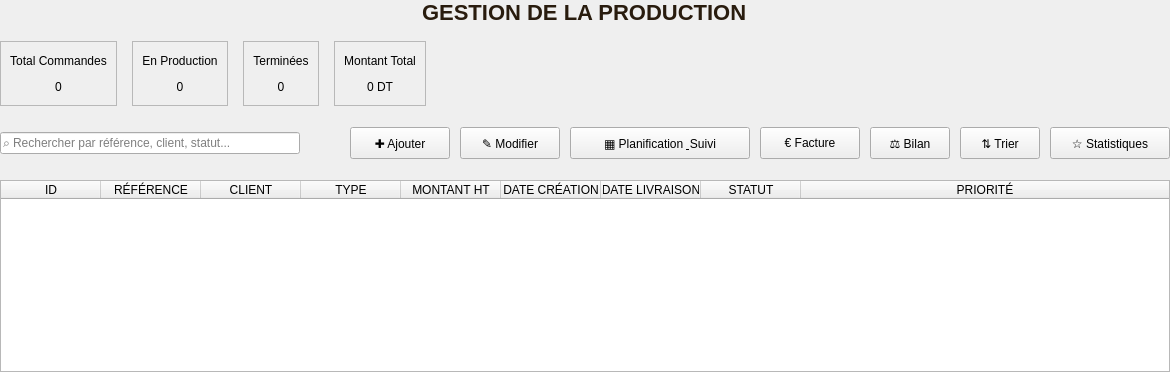
            <widget class="QWidget" name="productionPage">
             <layout class="QVBoxLayout" name="verticalLayout_production">
              <property name="spacing">
               <number>16</number>
              </property>
              <property name="leftMargin">
               <number>0</number>
              </property>
              <property name="topMargin">
               <number>0</number>
              </property>
              <property name="rightMargin">
               <number>0</number>
              </property>
              <property name="bottomMargin">
               <number>0</number>
              </property>
              <item alignment="Qt::AlignmentFlag::AlignHCenter">
               <widget class="QLabel" name="productionTitle">
                <property name="styleSheet">
                 <string notr="true">color: #291C0E; font-family: 'Times New Roman', serif; font-size: 22px; font-weight: bold;</string>
                </property>
                <property name="text">
                 <string>GESTION DE LA PRODUCTION</string>
                </property>
               </widget>
              </item>
              <item>
               <widget class="QWidget" name="productionStatsContainer" native="true">
                <property name="minimumSize">
                 <size>
                  <width>0</width>
                  <height>65</height>
                 </size>
                </property>
                <property name="maximumSize">
                 <size>
                  <width>16777215</width>
                  <height>65</height>
                 </size>
                </property>
                <layout class="QHBoxLayout" name="horizontalLayout_productionStats">
                 <property name="spacing">
                  <number>15</number>
                 </property>
                 <property name="leftMargin">
                  <number>0</number>
                 </property>
                 <property name="topMargin">
                  <number>0</number>
                 </property>
                 <property name="rightMargin">
                  <number>0</number>
                 </property>
                 <property name="bottomMargin">
                  <number>0</number>
                 </property>
                 <item>
                  <widget class="QFrame" name="statsCardProduction1">
                   <property name="frameShape">
                    <enum>QFrame::Shape::StyledPanel</enum>
                   </property>
                   <layout class="QVBoxLayout" name="verticalLayout_statsProduction1">
                    <item>
                     <widget class="QLabel" name="statsLabelProduction1">
                      <property name="text">
                       <string>Total Commandes</string>
                      </property>
                      <property name="alignment">
                       <set>Qt::AlignmentFlag::AlignCenter</set>
                      </property>
                     </widget>
                    </item>
                    <item>
                     <widget class="QLabel" name="statsValueProduction1">
                      <property name="text">
                       <string>0</string>
                      </property>
                      <property name="alignment">
                       <set>Qt::AlignmentFlag::AlignCenter</set>
                      </property>
                     </widget>
                    </item>
                   </layout>
                  </widget>
                 </item>
                 <item>
                  <widget class="QFrame" name="statsCardProduction2">
                   <property name="frameShape">
                    <enum>QFrame::Shape::StyledPanel</enum>
                   </property>
                   <layout class="QVBoxLayout" name="verticalLayout_statsProduction2">
                    <item>
                     <widget class="QLabel" name="statsLabelProduction2">
                      <property name="text">
                       <string>En Production</string>
                      </property>
                      <property name="alignment">
                       <set>Qt::AlignmentFlag::AlignCenter</set>
                      </property>
                     </widget>
                    </item>
                    <item>
                     <widget class="QLabel" name="statsValueProduction2">
                      <property name="text">
                       <string>0</string>
                      </property>
                      <property name="alignment">
                       <set>Qt::AlignmentFlag::AlignCenter</set>
                      </property>
                     </widget>
                    </item>
                   </layout>
                  </widget>
                 </item>
                 <item>
                  <widget class="QFrame" name="statsCardProduction3">
                   <property name="frameShape">
                    <enum>QFrame::Shape::StyledPanel</enum>
                   </property>
                   <layout class="QVBoxLayout" name="verticalLayout_statsProduction3">
                    <item>
                     <widget class="QLabel" name="statsLabelProduction3">
                      <property name="text">
                       <string>Terminées</string>
                      </property>
                      <property name="alignment">
                       <set>Qt::AlignmentFlag::AlignCenter</set>
                      </property>
                     </widget>
                    </item>
                    <item>
                     <widget class="QLabel" name="statsValueProduction3">
                      <property name="text">
                       <string>0</string>
                      </property>
                      <property name="alignment">
                       <set>Qt::AlignmentFlag::AlignCenter</set>
                      </property>
                     </widget>
                    </item>
                   </layout>
                  </widget>
                 </item>
                 <item>
                  <widget class="QFrame" name="statsCardProduction4">
                   <property name="frameShape">
                    <enum>QFrame::Shape::StyledPanel</enum>
                   </property>
                   <layout class="QVBoxLayout" name="verticalLayout_statsProduction4">
                    <item>
                     <widget class="QLabel" name="statsLabelProduction4">
                      <property name="text">
                       <string>Montant Total</string>
                      </property>
                      <property name="alignment">
                       <set>Qt::AlignmentFlag::AlignCenter</set>
                      </property>
                     </widget>
                    </item>
                    <item>
                     <widget class="QLabel" name="statsValueProduction4">
                      <property name="text">
                       <string>0 DT</string>
                      </property>
                      <property name="alignment">
                       <set>Qt::AlignmentFlag::AlignCenter</set>
                      </property>
                     </widget>
                    </item>
                   </layout>
                  </widget>
                 </item>
                 <item>
                  <spacer name="horizontalSpacer_statsProduction">
                   <property name="orientation">
                    <enum>Qt::Orientation::Horizontal</enum>
                   </property>
                   <property name="sizeHint" stdset="0">
                    <size>
                     <width>40</width>
                     <height>20</height>
                    </size>
                   </property>
                  </spacer>
                 </item>
                </layout>
               </widget>
              </item>
              <item>
               <widget class="QWidget" name="productionToolbar" native="true">
                <property name="minimumSize">
                 <size>
                  <width>0</width>
                  <height>42</height>
                 </size>
                </property>
                <property name="maximumSize">
                 <size>
                  <width>16777215</width>
                  <height>42</height>
                 </size>
                </property>
                <layout class="QHBoxLayout" name="horizontalLayout_production">
                 <property name="spacing">
                  <number>10</number>
                 </property>
                 <property name="leftMargin">
                  <number>0</number>
                 </property>
                 <property name="topMargin">
                  <number>0</number>
                 </property>
                 <property name="rightMargin">
                  <number>0</number>
                 </property>
                 <property name="bottomMargin">
                  <number>0</number>
                 </property>
                 <item>
                  <widget class="QLineEdit" name="searchBoxProduction">
                   <property name="minimumSize">
                    <size>
                     <width>300</width>
                     <height>0</height>
                    </size>
                   </property>
                   <property name="placeholderText">
                    <string>⌕ Rechercher par référence, client, statut...</string>
                   </property>
                  </widget>
                 </item>
                 <item>
                  <spacer name="horizontalSpacer_production">
                   <property name="orientation">
                    <enum>Qt::Orientation::Horizontal</enum>
                   </property>
                   <property name="sizeHint" stdset="0">
                    <size>
                     <width>40</width>
                     <height>20</height>
                    </size>
                   </property>
                  </spacer>
                 </item>
                 <item>
                  <widget class="QPushButton" name="btnCreerProduction">
                   <property name="minimumSize">
                    <size>
                     <width>100</width>
                     <height>32</height>
                    </size>
                   </property>
                   <property name="text">
                    <string>✚ Ajouter</string>
                   </property>
                  </widget>
                 </item>
                 <item>
                  <widget class="QPushButton" name="btnModifierProduction">
                   <property name="minimumSize">
                    <size>
                     <width>100</width>
                     <height>32</height>
                    </size>
                   </property>
                   <property name="text">
                    <string>✎ Modifier</string>
                   </property>
                  </widget>
                 </item>
                 <item>
                  <widget class="QPushButton" name="btnPlanificationProduction">
                   <property name="minimumSize">
                    <size>
                     <width>180</width>
                     <height>32</height>
                    </size>
                   </property>
                   <property name="text">
                    <string>▦ Planification &amp; Suivi</string>
                   </property>
                  </widget>
                 </item>
                 <item>
                  <widget class="QPushButton" name="btnFactureProduction">
                   <property name="minimumSize">
                    <size>
                     <width>100</width>
                     <height>32</height>
                    </size>
                   </property>
                   <property name="text">
                    <string>€ Facture</string>
                   </property>
                  </widget>
                 </item>
                 <item>
                  <widget class="QPushButton" name="btnExcelProduction">
                   <property name="minimumSize">
                    <size>
                     <width>80</width>
                     <height>32</height>
                    </size>
                   </property>
                   <property name="text">
                    <string>⚖ Bilan</string>
                   </property>
                  </widget>
                 </item>
                 <item>
                  <widget class="QPushButton" name="btnTrierProduction">
                   <property name="minimumSize">
                    <size>
                     <width>80</width>
                     <height>32</height>
                    </size>
                   </property>
                   <property name="text">
                    <string>⇅ Trier</string>
                   </property>
                  </widget>
                 </item>
                 <item>
                  <widget class="QPushButton" name="btnStatistiquesProduction">
                   <property name="minimumSize">
                    <size>
                     <width>120</width>
                     <height>32</height>
                    </size>
                   </property>
                   <property name="text">
                    <string>☆ Statistiques</string>
                   </property>
                  </widget>
                 </item>
                </layout>
               </widget>
              </item>
              <item>
               <widget class="QTableWidget" name="productionTable">
                <property name="enabled">
                 <bool>true</bool>
                </property>
                <property name="editTriggers">
                 <set>QAbstractItemView::EditTrigger::NoEditTriggers</set>
                </property>
                <property name="alternatingRowColors">
                 <bool>true</bool>
                </property>
                <property name="selectionBehavior">
                 <enum>QAbstractItemView::SelectionBehavior::SelectRows</enum>
                </property>
                <property name="showGrid">
                 <bool>true</bool>
                </property>
                <property name="sortingEnabled">
                 <bool>true</bool>
                </property>
                <attribute name="horizontalHeaderStretchLastSection">
                 <bool>true</bool>
                </attribute>
                <column>
                 <property name="text">
                  <string>ID</string>
                 </property>
                </column>
                <column>
                 <property name="text">
                  <string>RÉFÉRENCE</string>
                 </property>
                </column>
                <column>
                 <property name="text">
                  <string>CLIENT</string>
                 </property>
                </column>
                <column>
                 <property name="text">
                  <string>TYPE</string>
                 </property>
                </column>
                <column>
                 <property name="text">
                  <string>MONTANT HT</string>
                 </property>
                </column>
                <column>
                 <property name="text">
                  <string>DATE CRÉATION</string>
                 </property>
                </column>
                <column>
                 <property name="text">
                  <string>DATE LIVRAISON</string>
                 </property>
                </column>
                <column>
                 <property name="text">
                  <string>STATUT</string>
                 </property>
                </column>
                <column>
                 <property name="text">
                  <string>PRIORITÉ</string>
                 </property>
                </column>
               </widget>
              </item>
             </layout>
            </widget>
